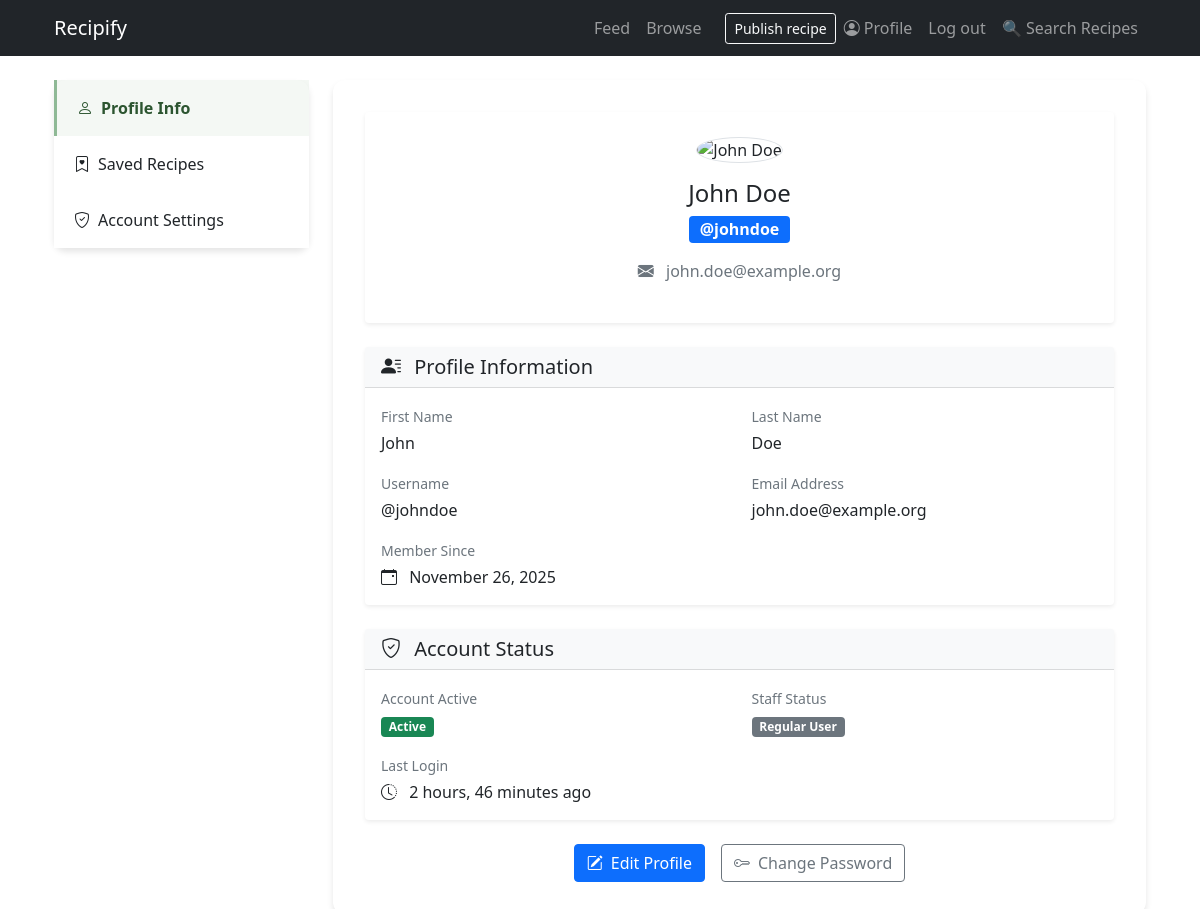
The page /profile/ (signed in) on the database as committed earlier.
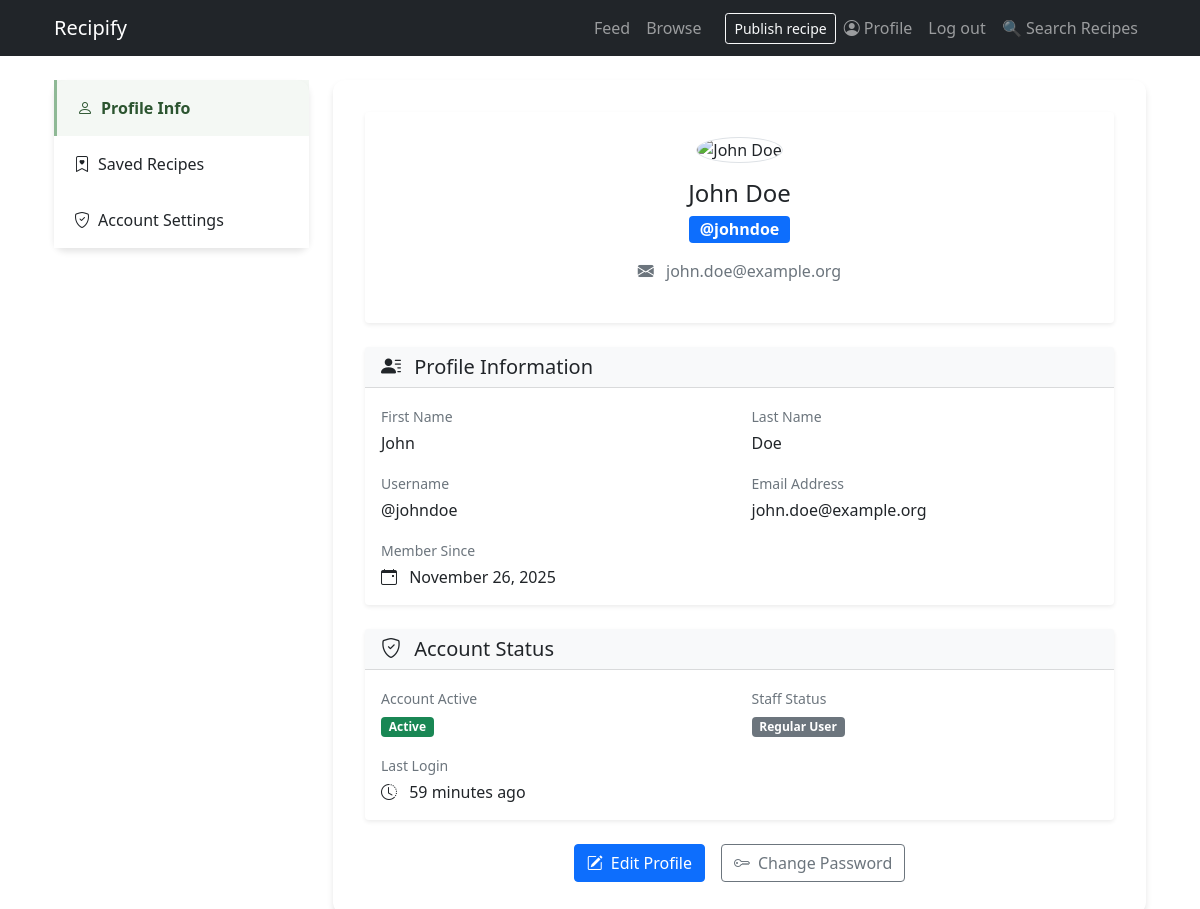
The same page on the database as committed later.
### recipes/models/user.py (models this page shows, shortened)
class User(AbstractUser):
    username = models.CharField(
        max_length=30,
        unique=True,
        validators=[RegexValidator(
            regex=r'^@\w{3,}$',
            message='Username must consist of @ followed by at least three alphanumericals'
        )]
    )
    first_name = models.CharField(max_length=50, blank=False)
    last_name = models.CharField(max_length=50, blank=False)
    email = models.EmailField(unique=True, blank=False)
    class Meta:
        ordering = ['last_name', 'first_name']
    def full_name(self):
        return f'{self.first_name} {self.last_name}'
    def gravatar(self, size=120):
        gravatar_object = Gravatar(self.email)
        gravatar_url = gravatar_object.get_image(size=size, default='mp')
        return gravatar_url

### recipes/views/profile_view.py (the view, shortened to what this page needs)
# urls.py: path("profile/", profile, name="profile"),  # Display profile
@login_required
def profile(request):
    current_user = request.user
    saved_recipes = current_user.saved_recipes.all().select_related('recipe', 'recipe__author')
    saved_recipe_ids = saved_recipes.values_list('recipe_id', flat=True)
    return render(request, 'profile.html', {
        'user': current_user,
        'saved_recipe_ids': list(saved_recipe_ids),
        'saved_recipes_prefetched': saved_recipes,
    })

### recipes/templates/profile.html (shortened to what this page needs)
{% extends 'base_content.html' %}
{% load static %}
{% load recipe_helpers %}
{% block content %}
<div class="container mt-4">
  <div class="row">
    <div class="col-md-4 col-lg-3">
      <div class="recipe-card">
        <div class="card-body p-0">
          <div class="list-group list-group-flush">
            <a href="?tab=profile-info" class="list-group-item nav-tab {% if request.GET.tab != 'recipes' and request.GET.tab != 'account' %}active{% endif %}">
              <i class="bi bi-person me-2"></i>Profile Info
            </a>
            <a href="?tab=recipes" class="list-group-item nav-tab {% if request.GET.tab == 'recipes' %}active{% endif %}">
              <i class="bi bi-bookmark-heart me-2"></i>Saved Recipes
            </a>
            <a href="?tab=account" class="list-group-item nav-tab {% if request.GET.tab == 'account' %}active{% endif %}">
              <i class="bi bi-shield-check me-2"></i>Account Settings
            </a>
          </div>
        </div>
      </div>
    </div>
    <div class="col-md-8 col-lg-9">
      {% if request.GET.tab != 'recipes' and request.GET.tab != 'account' %}
      <div id="profile-info" class="content-section">
        {% include 'partials/profile_tabs/profile_info.html' %}
      </div>
      {% endif %}
    </div>
  </div>
</div>
{% endblock %}

### recipes/templates/partials/profile_tabs/profile_info.html
<div class="card shadow-sm border-0">
  <div class="card-body text-center p-4">
    <div class="mb-3">
      <img
        src="{{ user.gravatar }}"
        alt="{{ user.full_name }}"
        class="rounded-circle border"
        width="120"
        height="120"
      />
    </div>
    <h2 class="card-title h4 mb-2">{{ user.full_name }}</h2>
    <div class="mb-3">
      <span class="badge bg-primary fs-6">{{ user.username }}</span>
    </div>
    <p class="text-muted mb-3">
      <i class="bi bi-envelope-fill me-2"></i>
      {{ user.email }}
    </p>
  </div>
</div>
<div class="card shadow-sm border-0 mt-4">
  <div class="card-header bg-light">
    <h5 class="card-title mb-0">
      <i class="bi bi-person-lines-fill me-2"></i>
      Profile Information
    </h5>
  </div>
  <div class="card-body">
    <div class="row">
      <div class="col-md-6 mb-3">
        <label class="form-label text-muted small mb-1">First Name</label>
        <p class="fs-6 mb-0">{{ user.first_name }}</p>
      </div>
      <div class="col-md-6 mb-3">
        <label class="form-label text-muted small mb-1">Last Name</label>
        <p class="fs-6 mb-0">{{ user.last_name }}</p>
      </div>
    </div>
    <div class="row">
      <div class="col-md-6 mb-3">
        <label class="form-label text-muted small mb-1">Username</label>
        <p class="fs-6 mb-0">{{ user.username }}</p>
      </div>
      <div class="col-md-6 mb-3">
        <label class="form-label text-muted small mb-1">Email Address</label>
        <p class="fs-6 mb-0">{{ user.email }}</p>
      </div>
    </div>
    <div class="row">
      <div class="col-12">
        <label class="form-label text-muted small mb-1">Member Since</label>
        <p class="fs-6 mb-0">
          <i class="bi bi-calendar-event me-2"></i>
          {{ user.date_joined|date:"F j, Y" }}
        </p>
      </div>
    </div>
  </div>
</div>
<div class="card shadow-sm border-0 mt-4">
  <div class="card-header bg-light">
    <h5 class="card-title mb-0">
      <i class="bi bi-shield-check me-2"></i>
      Account Status
    </h5>
  </div>
  <div class="card-body">
    <div class="row">
      <div class="col-md-6 mb-3">
        <label class="form-label text-muted small mb-1">Account Active</label>
        <div>
          {% if user.is_active %}
            <span class="badge bg-success">Active</span>
          {% else %}
            <span class="badge bg-danger">Inactive</span>
          {% endif %}
        </div>
      </div>
      <div class="col-md-6 mb-3">
        <label class="form-label text-muted small mb-1">Staff Status</label>
        <div>
          {% if user.is_staff %}
            <span class="badge bg-warning text-dark">Staff Member</span>
          {% else %}
            <span class="badge bg-secondary">Regular User</span>
          {% endif %}
        </div>
      </div>
    </div>
    <div class="row">
      <div class="col-12">
        <label class="form-label text-muted small mb-1">Last Login</label>
        <p class="fs-6 mb-0">
          <i class="bi bi-clock-history me-2"></i>
          {% if user.last_login %}
            {{ user.last_login|timesince }} ago
          {% else %}
            Never logged in
          {% endif %}
        </p>
      </div>
    </div>
  </div>
</div>
<div class="d-grid gap-2 d-md-flex justify-content-md-center mt-4">
  <a href="{% url 'profile_edit' %}" class="btn btn-primary me-md-2">
    <i class="bi bi-pencil-square me-2"></i>Edit Profile
  </a>
  <a href="{% url 'password' %}" class="btn btn-outline-secondary">
    <i class="bi bi-key me-2"></i>Change Password
  </a>
</div>

Rows that differ between the two databases and show on the page:
changed User "John Doe": last_login "2 hours, 46 minutes" → "59 minutes"
